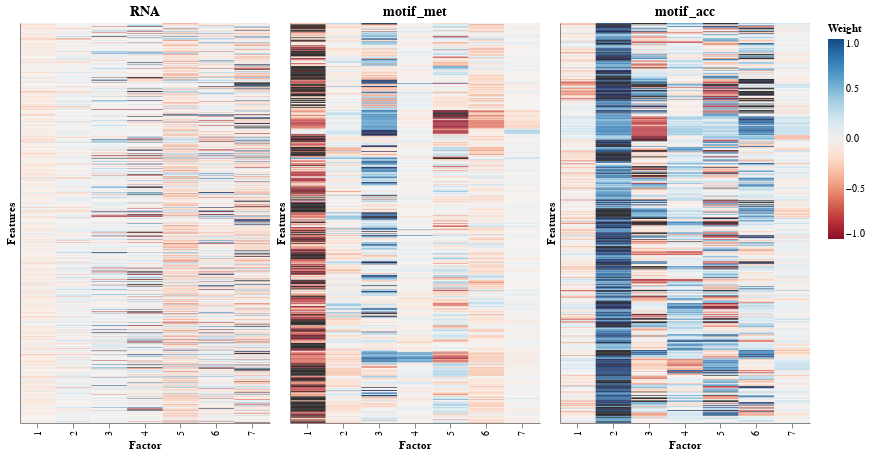

Notebook source saved alongside this figure:
### Code cell
plot_all_weights(model)

### Figure 1 — Vega specification as saved in the notebook (floating-point values rounded to 4 significant figures; data arrays with more than 128 entries replaced by an {"elided": "..."} marker saying what was removed)
{"$schema": "https://vega.github.io/schema/vega/v5.json", "data": [{"name": "source_0", "values": {"elided": "6209 records"}}, {"name": "source_1", "values": {"elided": "3500 records"}}, {"name": "source_2", "values": {"elided": "3500 records"}}, {"name": "source_0_concat_0_x_domain_Factor", "values": [{"Factor": 1}, {"Factor": 2}, {"Factor": 3}, {"Factor": 4}, {"Factor": 5}, {"Factor": 6}, {"Factor": 7}]}, {"name": "source_0_concat_0_y_domain_Feature", "values": {"elided": "887 records"}}, {"name": "source_1_concat_1_x_domain_Factor", "values": [{"Factor": 1}, {"Factor": 2}, {"Factor": 3}, {"Factor": 4}, {"Factor": 5}, {"Factor": 6}, {"Factor": 7}]}, {"name": "source_1_concat_1_y_domain_Feature", "values": {"elided": "500 records"}}, {"name": "source_2_concat_2_x_domain_Factor", "values": [{"Factor": 1}, {"Factor": 2}, {"Factor": 3}, {"Factor": 4}, {"Factor": 5}, {"Factor": 6}, {"Factor": 7}]}, {"name": "source_2_concat_2_y_domain_Feature", "values": {"elided": "500 records"}}], "signals": [{"name": "childWidth", "value": 250}], "marks": [{"type": "group", "name": "concat_0_group", "encode": {"update": {"width": {"signal": "childWidth"}, "height": {"signal": "height"}}}, "marks": [{"type": "rect", "name": "concat_0_marks", "from": {"data": "source_0"}, "encode": {"update": {"fill": {"field": "Weight", "scale": "color"}, "width": {"signal": "max(0.25, bandwidth('concat_0_x'))"}, "tooltip": {"signal": "{\"Feature\": format(datum[\"Feature\"], \"\"), \"Factor\": format(datum[\"Factor\"], \"\"), \"Weight\": format(datum[\"Weight\"], \"\")}"}, "y": {"field": "Feature", "scale": "concat_0_y"}, "x": {"field": "Factor", "scale": "concat_0_x"}, "height": {"signal": "max(0.25, bandwidth('concat_0_y'))"}}}, "style": ["rect"]}], "axes": [{"scale": "concat_0_x", "labelAlign": "right", "title": "Factor", "labelBaseline": "middle", "zindex": 1, "labelAngle": 270, "orient": "bottom", "grid": false}, {"scale": "concat_0_y", "grid": false, "zindex": 1, "ticks": false, "labels": false, "orient": "left", "title": "Features"}], "title": {"text": "RNA", "frame": "group"}, "style": "cell"}, {"type": "group", "name": "concat_1_group", "encode": {"update": {"width": {"signal": "childWidth"}, "height": {"signal": "height"}}}, "marks": [{"type": "rect", "name": "concat_1_marks", "from": {"data": "source_1"}, "encode": {"update": {"fill": {"field": "Weight", "scale": "color"}, "width": {"signal": "max(0.25, bandwidth('concat_1_x'))"}, "height": {"signal": "max(0.25, bandwidth('concat_1_y'))"}, "tooltip": {"signal": "{\"Feature\": format(datum[\"Feature\"], \"\"), \"Factor\": format(datum[\"Factor\"], \"\"), \"Weight\": format(datum[\"Weight\"], \"\")}"}, "x": {"field": "Factor", "scale": "concat_1_x"}, "y": {"field": "Feature", "scale": "concat_1_y"}}}, "style": ["rect"]}], "axes": [{"scale": "concat_1_x", "orient": "bottom", "zindex": 1, "grid": false, "labelBaseline": "middle", "labelAngle": 270, "labelAlign": "right", "title": "Factor"}, {"scale": "concat_1_y", "ticks": false, "labels": false, "grid": false, "orient": "left", "zindex": 1, "title": "Features"}], "title": {"text": "motif_met", "frame": "group"}, "style": "cell"}, {"type": "group", "name": "concat_2_group", "encode": {"update": {"width": {"signal": "childWidth"}, "height": {"signal": "height"}}}, "marks": [{"type": "rect", "name": "concat_2_marks", "from": {"data": "source_2"}, "encode": {"update": {"x": {"field": "Factor", "scale": "concat_2_x"}, "y": {"field": "Feature", "scale": "concat_2_y"}, "tooltip": {"signal": "{\"Feature\": format(datum[\"Feature\"], \"\"), \"Factor\": format(datum[\"Factor\"], \"\"), \"Weight\": format(datum[\"Weight\"], \"\")}"}, "width": {"signal": "max(0.25, bandwidth('concat_2_x'))"}, "fill": {"field": "Weight", "scale": "color"}, "height": {"signal": "max(0.25, bandwidth('concat_2_y'))"}}}, "style": ["rect"]}], "axes": [{"scale": "concat_2_x", "labelAngle": 270, "grid": false, "orient": "bottom", "labelAlign": "right", "zindex": 1, "title": "Factor", "labelBaseline": "middle"}, {"scale": "concat_2_y", "zindex": 1, "labels": false, "ticks": false, "title": "Features", "orient": "left", "grid": false}], "title": {"text": "motif_acc", "frame": "group"}, "style": "cell"}], "scales": [{"name": "color", "type": "linear", "domain": [-1, 1], "range": {"scheme": "redblue"}, "interpolate": "hcl", "zero": true}, {"name": "concat_0_x", "type": "band", "domain": {"data": "source_0_concat_0_x_domain_Factor", "field": "Factor", "sort": true}, "range": [0, {"signal": "childWidth"}], "paddingOuter": 0, "paddingInner": 0}, {"name": "concat_0_y", "type": "band", "domain": {"data": "source_0_concat_0_y_domain_Feature", "field": "Feature", "sort": true}, "range": [0, {"signal": "height"}], "paddingOuter": 0, "paddingInner": 0}, {"name": "concat_1_x", "type": "band", "domain": {"data": "source_1_concat_1_x_domain_Factor", "field": "Factor", "sort": true}, "range": [0, {"signal": "childWidth"}], "paddingInner": 0, "paddingOuter": 0}, {"name": "concat_1_y", "type": "band", "domain": {"data": "source_1_concat_1_y_domain_Feature", "field": "Feature", "sort": true}, "range": [0, {"signal": "height"}], "paddingInner": 0, "paddingOuter": 0}, {"name": "concat_2_x", "type": "band", "domain": {"data": "source_2_concat_2_x_domain_Factor", "field": "Factor", "sort": true}, "range": [0, {"signal": "childWidth"}], "paddingOuter": 0, "paddingInner": 0}, {"name": "concat_2_y", "type": "band", "domain": {"data": "source_2_concat_2_y_domain_Feature", "field": "Feature", "sort": true}, "range": [0, {"signal": "height"}], "paddingOuter": 0, "paddingInner": 0}], "height": 400, "padding": 5, "config": {"style": {"cell": {"strokeWidth": 0}, "group-title": {"fontSize": 14}}}, "background": "white", "layout": {"padding": 5, "bounds": "full", "align": "each"}, "legends": [{"fill": "color", "gradientLength": {"signal": "clamp(height, 64, 200)"}, "title": "Weight"}]}
